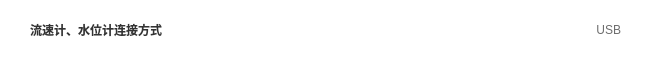
        <widget class="QWidget" name="w_data_5" native="true">
         <property name="geometry">
          <rect>
           <x>0</x>
           <y>70</y>
           <width>661</width>
           <height>61</height>
          </rect>
         </property>
         <property name="styleSheet">
          <string notr="true">background-color: rgb(255, 255, 255);</string>
         </property>
         <widget class="clickedWidget" name="data_conn_log_FV_WLG" native="true">
          <property name="geometry">
           <rect>
            <x>0</x>
            <y>0</y>
            <width>661</width>
            <height>61</height>
           </rect>
          </property>
          <widget class="QLabel" name="label_186">
           <property name="geometry">
            <rect>
             <x>30</x>
             <y>10</y>
             <width>241</width>
             <height>41</height>
            </rect>
           </property>
           <property name="styleSheet">
            <string notr="true">outline:0px;
font: 13pt &quot;思源黑体&quot;;
color:rgb(51, 51, 51);
border-width:0;
background: transparent;
border-style:outset;</string>
           </property>
           <property name="text">
            <string>&lt;html&gt;&lt;head/&gt;&lt;body&gt;&lt;p&gt;&lt;span style=&quot; font-weight:600;&quot;&gt;流速计、水位计连接方式&lt;/span&gt;&lt;/p&gt;&lt;/body&gt;&lt;/html&gt;</string>
           </property>
           <property name="textFormat">
            <enum>Qt::RichText</enum>
           </property>
          </widget>
          <widget class="QLabel" name="show_con_way_4">
           <property name="geometry">
            <rect>
             <x>550</x>
             <y>20</y>
             <width>71</width>
             <height>21</height>
            </rect>
           </property>
           <property name="sizePolicy">
            <sizepolicy hsizetype="Expanding" vsizetype="Fixed">
             <horstretch>0</horstretch>
             <verstretch>0</verstretch>
            </sizepolicy>
           </property>
           <property name="layoutDirection">
            <enum>Qt::LeftToRight</enum>
           </property>
           <property name="autoFillBackground">
            <bool>false</bool>
           </property>
           <property name="styleSheet">
            <string notr="true">outline:0px;
font: 10pt &quot;思源黑体&quot; Bold;
color: rgb(109, 109, 109);
border-width:0;
background: transparent;
border-style:outset;</string>
           </property>
           <property name="text">
            <string>&lt;html&gt;&lt;head/&gt;&lt;body&gt;&lt;p align=&quot;right&quot;&gt;USB&lt;/p&gt;&lt;/body&gt;&lt;/html&gt;</string>
           </property>
           <property name="textFormat">
            <enum>Qt::RichText</enum>
           </property>
           <property name="alignment">
            <set>Qt::AlignRight|Qt::AlignTrailing|Qt::AlignVCenter</set>
           </property>
          </widget>
          <widget class="QLabel" name="label_187">
           <property name="geometry">
            <rect>
             <x>630</x>
             <y>16</y>
             <width>12</width>
             <height>21</height>
            </rect>
           </property>
           <property name="styleSheet">
            <string notr="true">border-image: url(:/images/resources/images/ui/SHGCSetUp/dayuhao.png);</string>
           </property>
           <property name="text">
            <string/>
           </property>
           <property name="textFormat">
            <enum>Qt::RichText</enum>
           </property>
          </widget>
         </widget>
        </widget>
